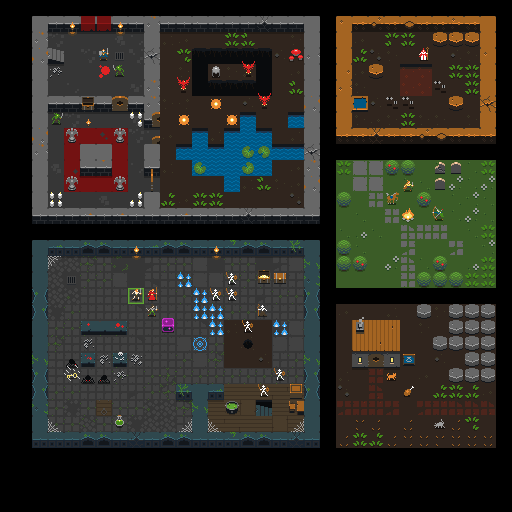

This game map was drawn from its Tiled (.tmx) file and the tilesets committed beside it. A one-line description and the trimmed map source follow:
An orthogonal 32x32 tile map with 16x16 px tiles, 6 tile layers (Background, Interface, Shadow, Objects, ...), 5 tilesets.

<map version="1.0" orientation="orthogonal" renderorder="right-down" width="32" height="32" tilewidth="16" tileheight="16" nextobjectid="1">
 <tileset firstgid="1" name="tiny_dungeon_world" tilewidth="16" tileheight="16" tilecount="304" columns="16">
  <image source="../tiny_dungeon_world.png" width="256" height="304" />
  <tile id="130">
   <animation>
    <frame tileid="130" duration="750" />
    <frame tileid="131" duration="750" />
   </animation>
  </tile>
  <tile id="132">
   <animation>
    <frame tileid="132" duration="750" />
    <frame tileid="133" duration="750" />
   </animation>
  </tile>
  <tile id="156">
   <animation>
    <frame tileid="156" duration="750" />
    <frame tileid="157" duration="750" />
   </animation>
  </tile>
  <tile id="158">
   <animation>
    <frame tileid="158" duration="750" />
    <frame tileid="159" duration="750" />
   </animation>
  </tile>
  <tile id="197">
   <animation>
    <frame tileid="197" duration="250" />
    <frame tileid="198" duration="250" />
   </animation>
  </tile>
  <tile id="199">
   <animation>
    <frame tileid="199" duration="250" />
    <frame tileid="200" duration="250" />
   </animation>
  </tile>
  <tile id="232">
   <animation>
    <frame tileid="232" duration="750" />
    <frame tileid="236" duration="750" />
   </animation>
  </tile>
  <tile id="233">
   <animation>
    <frame tileid="233" duration="750" />
    <frame tileid="237" duration="750" />
   </animation>
  </tile>
  <tile id="234">
   <animation>
    <frame tileid="238" duration="750" />
    <frame tileid="234" duration="750" />
   </animation>
  </tile>
  <tile id="268">
   <animation>
    <frame tileid="268" duration="250" />
    <frame tileid="269" duration="250" />
   </animation>
  </tile>
  <tile id="273">
   <animation>
    <frame tileid="273" duration="5000" />
    <frame tileid="274" duration="5000" />
   </animation>
  </tile>
  <tile id="284">
   <animation>
    <frame tileid="272" duration="5000" />
    <frame tileid="284" duration="5000" />
   </animation>
  </tile>
  <tile id="291">
   <animation>
    <frame tileid="291" duration="250" />
    <frame tileid="292" duration="250" />
   </animation>
  </tile>
  <tile id="293">
   <animation>
    <frame tileid="293" duration="250" />
    <frame tileid="294" duration="250" />
   </animation>
  </tile>
  <tile id="295">
   <animation>
    <frame tileid="295" duration="250" />
    <frame tileid="296" duration="250" />
   </animation>
  </tile>
  <tile id="297">
   <animation>
    <frame tileid="297" duration="750" />
    <frame tileid="298" duration="750" />
   </animation>
  </tile>
 </tileset>
 <tileset firstgid="305" name="tiny_dungeon_monsters" tilewidth="16" tileheight="16" tilecount="512" columns="16">
  <image source="../tiny_dungeon_monsters.png" width="256" height="512" />
  <tile id="1">
   <animation>
    <frame tileid="1" duration="500" />
    <frame tileid="17" duration="500" />
   </animation>
  </tile>
  <tile id="4">
   <animation>
    <frame tileid="4" duration="500" />
    <frame tileid="20" duration="500" />
   </animation>
  </tile>
  <tile id="8">
   <animation>
    <frame tileid="8" duration="500" />
    <frame tileid="24" duration="500" />
   </animation>
  </tile>
  <tile id="36">
   <animation>
    <frame tileid="36" duration="500" />
    <frame tileid="52" duration="500" />
   </animation>
  </tile>
  <tile id="45">
   <animation>
    <frame tileid="45" duration="500" />
    <frame tileid="61" duration="500" />
   </animation>
  </tile>
  <tile id="75">
   <animation>
    <frame tileid="75" duration="500" />
    <frame tileid="91" duration="500" />
   </animation>
  </tile>
  <tile id="96">
   <animation>
    <frame tileid="96" duration="500" />
    <frame tileid="112" duration="500" />
   </animation>
  </tile>
  <tile id="132">
   <animation>
    <frame tileid="132" duration="500" />
    <frame tileid="148" duration="500" />
   </animation>
  </tile>
  <tile id="139">
   <animation>
    <frame tileid="139" duration="500" />
    <frame tileid="155" duration="500" />
   </animation>
  </tile>
  <tile id="228">
   <animation>
    <frame tileid="228" duration="500" />
    <frame tileid="244" duration="500" />
   </animation>
  </tile>
  <tile id="256">
   <animation>
    <frame tileid="256" duration="500" />
    <frame tileid="272" duration="500" />
   </animation>
  </tile>
  <tile id="257">
   <animation>
    <frame tileid="257" duration="500" />
    <frame tileid="273" duration="500" />
   </animation>
  </tile>
  <tile id="259">
   <animation>
    <frame tileid="275" duration="500" />
    <frame tileid="259" duration="500" />
   </animation>
  </tile>
  <tile id="262">
   <animation>
    <frame tileid="262" duration="500" />
    <frame tileid="278" duration="500" />
   </animation>
  </tile>
  <tile id="352">
   <animation>
    <frame tileid="352" duration="500" />
    <frame tileid="368" duration="500" />
   </animation>
  </tile>
  <tile id="392">
   <animation>
    <frame tileid="392" duration="500" />
    <frame tileid="408" duration="500" />
   </animation>
  </tile>
  <tile id="424">
   <animation>
    <frame tileid="424" duration="500" />
    <frame tileid="440" duration="500" />
   </animation>
  </tile>
  <tile id="452">
   <animation>
    <frame tileid="452" duration="500" />
    <frame tileid="468" duration="500" />
   </animation>
  </tile>
  <tile id="492">
   <animation>
    <frame tileid="492" duration="500" />
    <frame tileid="508" duration="500" />
   </animation>
  </tile>
 </tileset>
 <tileset firstgid="817" name="tiny_dungeon_fx" tilewidth="16" tileheight="16" tilecount="129" columns="16">
  <image source="../tiny_dungeon_fx.png" width="256" height="128" />
  <tile id="8">
   <animation>
    <frame tileid="8" duration="100" />
    <frame tileid="9" duration="100" />
    <frame tileid="10" duration="100" />
    <frame tileid="176" duration="1000" />
   </animation>
  </tile>
  <tile id="27">
   <animation>
    <frame tileid="27" duration="250" />
    <frame tileid="28" duration="250" />
   </animation>
  </tile>
  <tile id="118">
   <animation>
    <frame tileid="118" duration="750" />
    <frame tileid="119" duration="750" />
   </animation>
  </tile>
 </tileset>
 <tileset firstgid="968" name="tiny_dungeon_items" tilewidth="16" tileheight="16" tilecount="96" columns="16">
  <image source="../tiny_dungeon_items.png" width="256" height="96" />
 </tileset>
 <tileset firstgid="1064" name="tiny_dungeon_interface" tilewidth="16" tileheight="16" tilecount="256" columns="16">
  <image source="../tiny_dungeon_interface.png" width="256" height="256" />
  <tile id="168">
   <animation>
    <frame tileid="168" duration="100" />
    <frame tileid="184" duration="100" />
   </animation>
  </tile>
 </tileset>
 <layer name="Background" width="32" height="32">
  <data>[1024 cells, 718 non-empty, 94 distinct tile ids]</data>
 </layer>
 <layer name="Interface" width="32" height="32">
  <data>[1024 cells, 1 non-empty, 1 distinct tile ids]</data>
 </layer>
 <layer name="Shadow" width="32" height="32">
  <data>[1024 cells, 46 non-empty, 1 distinct tile ids]</data>
 </layer>
 <layer name="Objects" width="32" height="32">
  <data>[1024 cells, 142 non-empty, 62 distinct tile ids]</data>
 </layer>
 <layer name="Characters" width="32" height="32" offsetx="0" offsety="-3">
  <data>[1024 cells, 29 non-empty, 19 distinct tile ids]</data>
 </layer>
 <layer name="Smoke" width="32" height="32" offsetx="1" offsety="-6">
  <data>[1024 cells, 1 non-empty, 1 distinct tile ids]</data>
 </layer>
</map>
